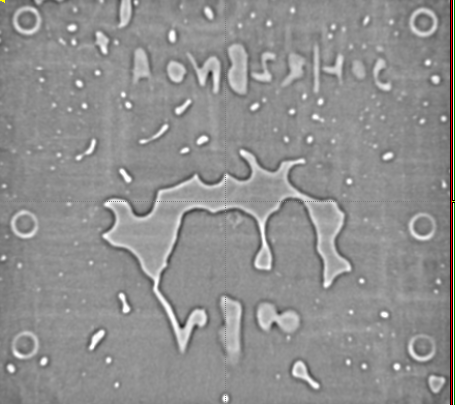
#> input picture bv02.PNG, 455 x 405 px, found by its file name
$ python OhtsuThreshold.py
#> lines starting #> are read from the running program, lines starting #| are printed output that depends on the picture; after the words box and inside, x2 and y2 are one past the last pixel; in counts of white or black regions, pixels touching at a corner belong together
import cv2 as cv
import tkinter,tkinter.filedialog,tkinter.messagebox,os
from matplotlib import pyplot as plt

img = cv.imread("bv02.png", 0)
#> img: shape (405, 455); min 0, max 255, mean 144.5

ret, th = cv.threshold(img, 0, 255, cv.THRESH_OTSU)
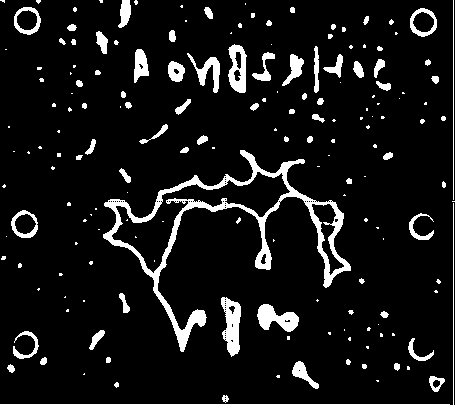
#> th: shape (405, 455); 8.6% white; 176 white regions (100 under 20 px), largest, box (x1, y1, x2, y2) and area: (103, 150, 351, 352) 5407, (221, 297, 241, 357) 760, (257, 304, 299, 332) 675
#> ret = 169

cv.imwrite("th_otsu.jpg", th)
